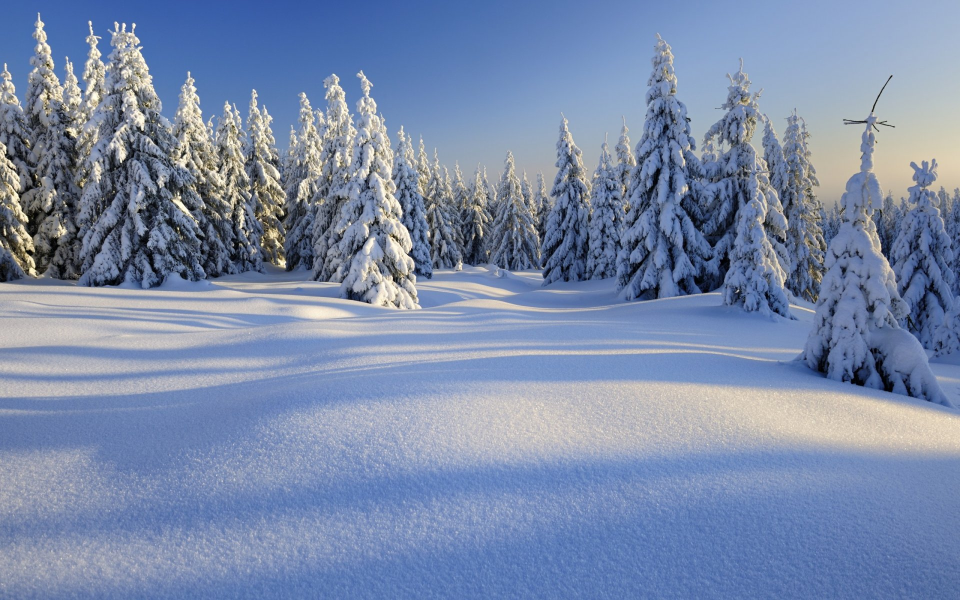
#> input picture winter.jpg, 1920 x 1200 px (shown at 1/2 size)
$ jupyter execute IDZ.ipynb   (shell and % lines are left out)
#> lines starting #> are read from the running program, lines starting #| are printed output that depends on the picture
# Склейка изображений

[cell 1]
import cv2
import numpy as np
import sys
import matplotlib.pyplot as plt

[cell 2]
def image_merging (A, B):
    # Гауссовская пирамида для изображения А
    G = A.copy()
    gpA = [G]
    for i in range(5):
        G = cv2.pyrDown(G)
        gpA.append(G)

    # Гауссовская пирамида для изображения В
    G = B.copy()
    gpB = [G]
    for i in range(5):
        G = cv2.pyrDown(G)
        gpB.append(G)

    # Лаплассовская пирамида для изображения A
    lpA = [gpA[5]]
    for i in range(5,0,-1):
        GE = cv2.pyrUp(gpA[i])
        L = cv2.subtract(gpA[i-1],GE)
        lpA.append(L)

    # Лаплассовская пирамида для изображения В
    lpB = [gpB[5]]
    for i in range(5,0,-1):
        GE = cv2.pyrUp(gpB[i])
        L = cv2.subtract(gpB[i-1],GE)
        lpB.append(L)

    # Сращивание изображений
    LS = []
    for la,lb in zip(lpA,lpB):
        rows,cols,dpt = la.shape
        ls = np.hstack((la[:, 0: int(cols/2)], lb[:, int(cols/2) :]))
        LS.append(ls)

    # Восстановление единого изображения
    ls_ = LS[0]
    for i in range(1,6):
        ls_ = cv2.pyrUp(ls_)
        ls_ = cv2.add(ls_, LS[i])

    # Прямое слияние изображений
    real = np.hstack((A[:, :int(cols/2)],B[:, int(cols/2):]))
    return real, ls_

[cell 3]
image1 = cv2.imread('winter.jpg', 3)
#> image1 is the input picture: shape (1200, 1920, 3); mean B, G, R 169, 137.8, 121.8
A = cv2.resize(image1, (448, 448), interpolation=cv2.INTER_CUBIC)
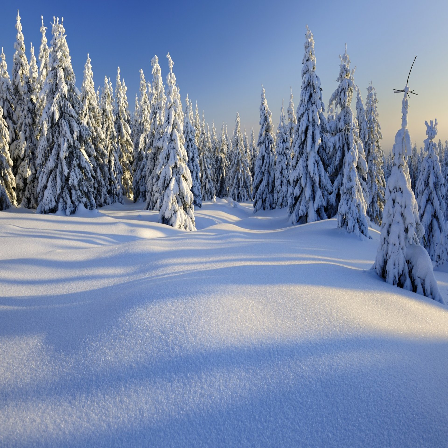
#> A: shape (448, 448, 3); mean B, G, R 169, 137.8, 121.8
plt.figure(figsize=(10,10))
plt.imshow(cv2.cvtColor(image1, cv2.COLOR_BGR2RGB))

image2 = cv2.imread('summer.jpg', 3)
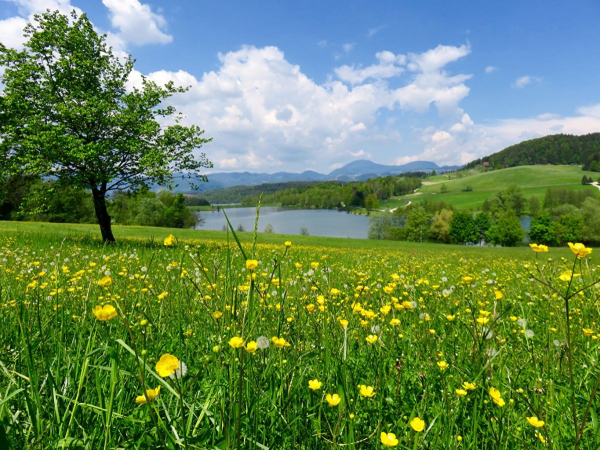
#> input picture summer.jpg, 1200 x 900 px (shown at 1/2 size)
#> image2 is the input picture: shape (900, 1200, 3); mean B, G, R 88.2, 133.4, 102.4
B = cv2.resize(image2, (448, 448), interpolation=cv2.INTER_CUBIC)
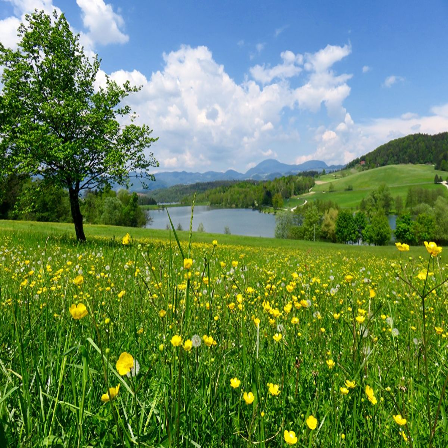
#> B: shape (448, 448, 3); mean B, G, R 88.4, 133.4, 102.4
plt.figure(figsize=(10,10))
plt.imshow(cv2.cvtColor(image2, cv2.COLOR_BGR2RGB))

direct_merged, lapl_merge = image_merging(A, B)
#> after the loop in image_merging, `for i in range(5):`: gpA = 6 items
#> the loop in image_merging, `for i in range(5):` made 5 passes
#> pass 1, in image_merging, `G = cv2.pyrDown(G)`:
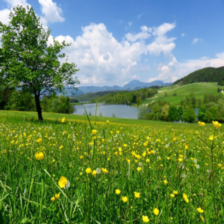
#> G: shape (224, 224, 3); mean B, G, R 88.6, 133.5, 102.5
#> pass 3, in image_merging, `G = cv2.pyrDown(G)`:
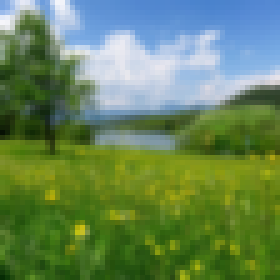
#> G: shape (56, 56, 3) (shown 5 times larger); mean B, G, R 89.7, 133.8, 102.8
#> the loop in image_merging, `for i in range(5,0,-1):` made 5 passes
#> pass 1, in image_merging, `GE = cv2.pyrUp(gpA[i])`:
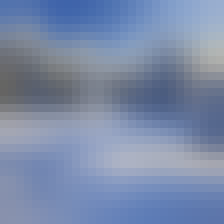
#> GE: shape (28, 28, 3) (shown 8 times larger); mean of channels 0, 1, 2 169, 137.9, 122; drawn as B, G, R
#> the loop in image_merging, `for i in range(5,0,-1):` made 5 passes
#> pass 1, in image_merging, `GE = cv2.pyrUp(gpB[i])`:
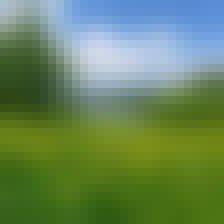
#> GE: shape (28, 28, 3) (shown 8 times larger); mean of channels 0, 1, 2 91, 134.3, 103.3; drawn as B, G, R
#> the loop in image_merging, `for la,lb in zip(lpA,lpB):` made 6 passes
#> (rows, cols) on passes 1 to 6: (14, 14), (28, 28), (56, 56), (112, 112), (224, 224), (448, 448)
#> pass 3, in image_merging, `ls = np.hstack((la[:, 0: int(cols/2)], lb[:, int(cols/2) :]))`:
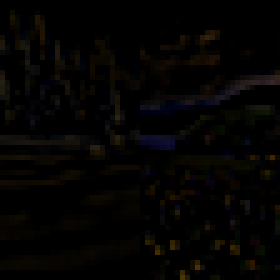
#> ls: shape (56, 56, 3) (shown 5 times larger); mean of channels 0, 1, 2 2.2, 3.3, 4.3; drawn as B, G, R
#> after the loop in image_merging, `for i in range(1,6):`:
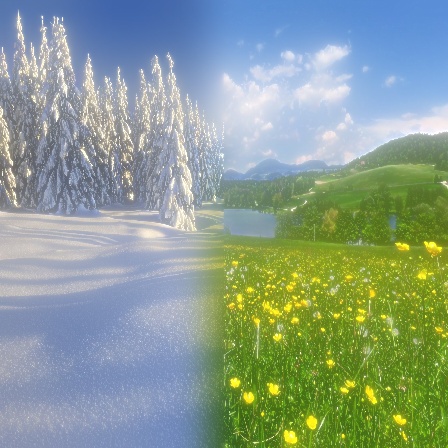
#> ls_: shape (448, 448, 3); mean of channels 0, 1, 2 144.4, 158.1, 138.4; drawn as B, G, R
#> in image_merging, `real = np.hstack((A[:, :int(cols/2)],B[:, int(cols/2):]))`:
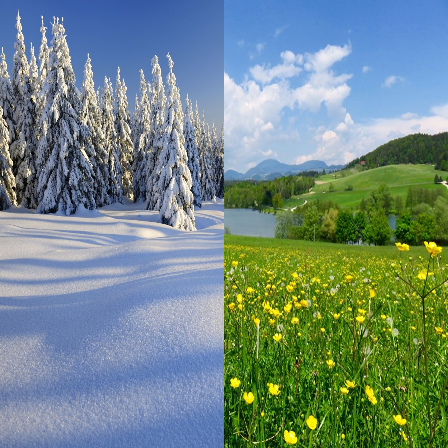
#> real: shape (448, 448, 3); mean B, G, R 131.8, 137.3, 113.9

[cell 4]
plt.figure(figsize=(10,10))
plt.imshow(cv2.cvtColor(direct_merged, cv2.COLOR_BGR2RGB))
plt.title('Прямое слияние', fontsize=24)

[cell 5]
plt.figure(figsize=(10,10))
plt.imshow(cv2.cvtColor(lapl_merge, cv2.COLOR_BGR2RGB))
plt.title('Слияние с помощью пирамид', fontsize=24)
